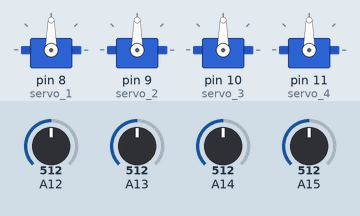
A sketch run on a simulated Arduino Mega 2560, built with avr-gcc and run on an emulated ATmega2560. Parts: 4 × servo. Inputs (shaded band) come from the test bench; at power-on: A12 = 512, A14 = 512, A15 = 512, A13 = 512.

Above: at 1.2 s.
1.3 s: A12 set to 440
At 2.4 s:
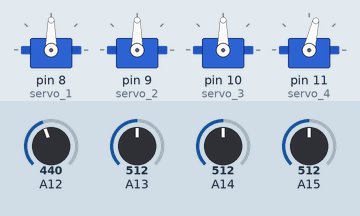
2.8 s: A14 set to 440
At 3.3 s:
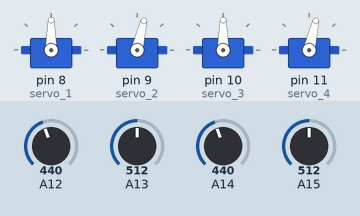
4.3 s: A15 set to 440
At 5.5 s:
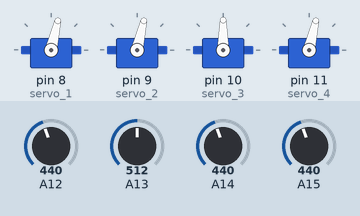
5.8 s: A13 set to 716
At 6.8 s:
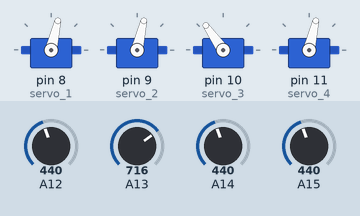
7.3 s: A12 set to 460
At 7.7 s:
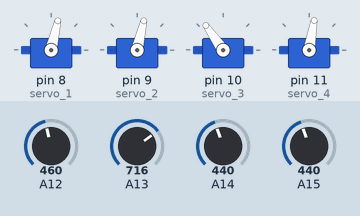
8.8 s: A14 set to 460
At 9.6 s:
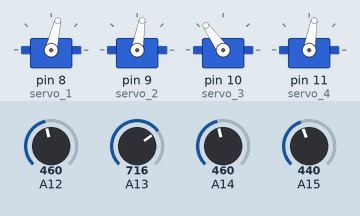
Timing chart, 0 to 11.3 s (numbered marks = the images above; inputs shaded):
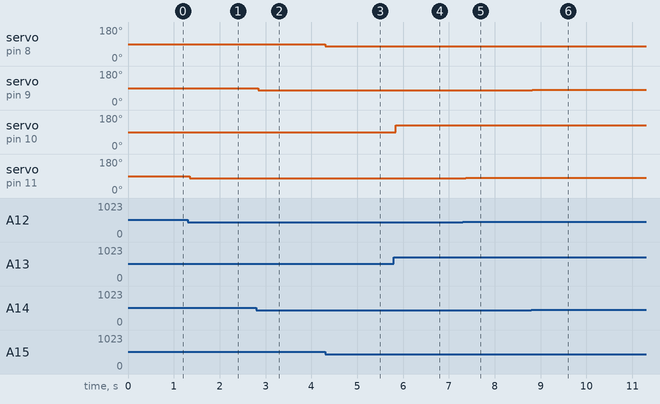

The sketch:

ver1.0.ino
```cpp
#include <Servo.h>

// tanımlamalar
 int buton_pin = 22;

 const int servo_1 =8;
 int servo_1val ;
 Servo servo1 ;

 const int servo_2 =9;
 int servo_2val ;
 Servo servo2 ;

 const int servo_3 =10;
 int servo_3val ;
 Servo servo3 ;

  const int servo_4 =11;
 int servo_4val ;
 Servo servo4 ;

// degerler
int x_deger = 0;
int y_deger = 0;
int x1_deger = 0;
int y1_deger = 0;
void setup() {
  Serial.begin(9600);
   servo1.attach(servo_1);
   servo2.attach(servo_2);
   servo3.attach(servo_3);
   servo4.attach(servo_4);
  pinMode(buton_pin,INPUT_PULLUP);

}

void loop() {
kontrol();
servo1_kontrol(y_deger);
servo2_kontrol(x_deger);
servo3_kontrol(x1_deger);
servo4_kontrol(y1_deger);
}
void kontrol()
{
  x_deger = analogRead(A14);
    y_deger = analogRead(A15);
  x1_deger = analogRead(A13);
  y1_deger = analogRead(A12);

  }
void servo1_kontrol(int data)
{

  servo_1val=map(data,0,1023,0,180);
  servo1.write(servo_1val);
  delay(10);
  }
  void servo2_kontrol(int data)
{
  servo_2val=map(data,0,1023,0,180);
  servo2.write(servo_2val);
    delay(10);

  }
    void servo3_kontrol(int data)
{
if(data > 450)
     {
  servo_3val=map(data,0,1023,0,180);
  servo3.write(servo_3val);
    delay(10);
     }
  }
    void servo4_kontrol(int data)
{
  servo_4val=map(data,0,1023,0,180);
  servo4.write(servo_4val);
    delay(10);

  }
```

Measured:
- after the input at 1.3 s, servo on pin 11 (servo_4): 90° → 77° at once
- after the input at 2.8 s, servo on pin 9 (servo_2): 90° → 77° at once
- after the input at 4.3 s, servo on pin 8 (servo_1): 90° → 77° at once
- after the input at 5.8 s, servo on pin 10 (servo_3): 90° → 125° at once
- after the input at 7.3 s, servo on pin 11 (servo_4): 77° → 80° after 0.06 s
- after the input at 8.8 s, servo on pin 9 (servo_2): 77° → 80° at once
